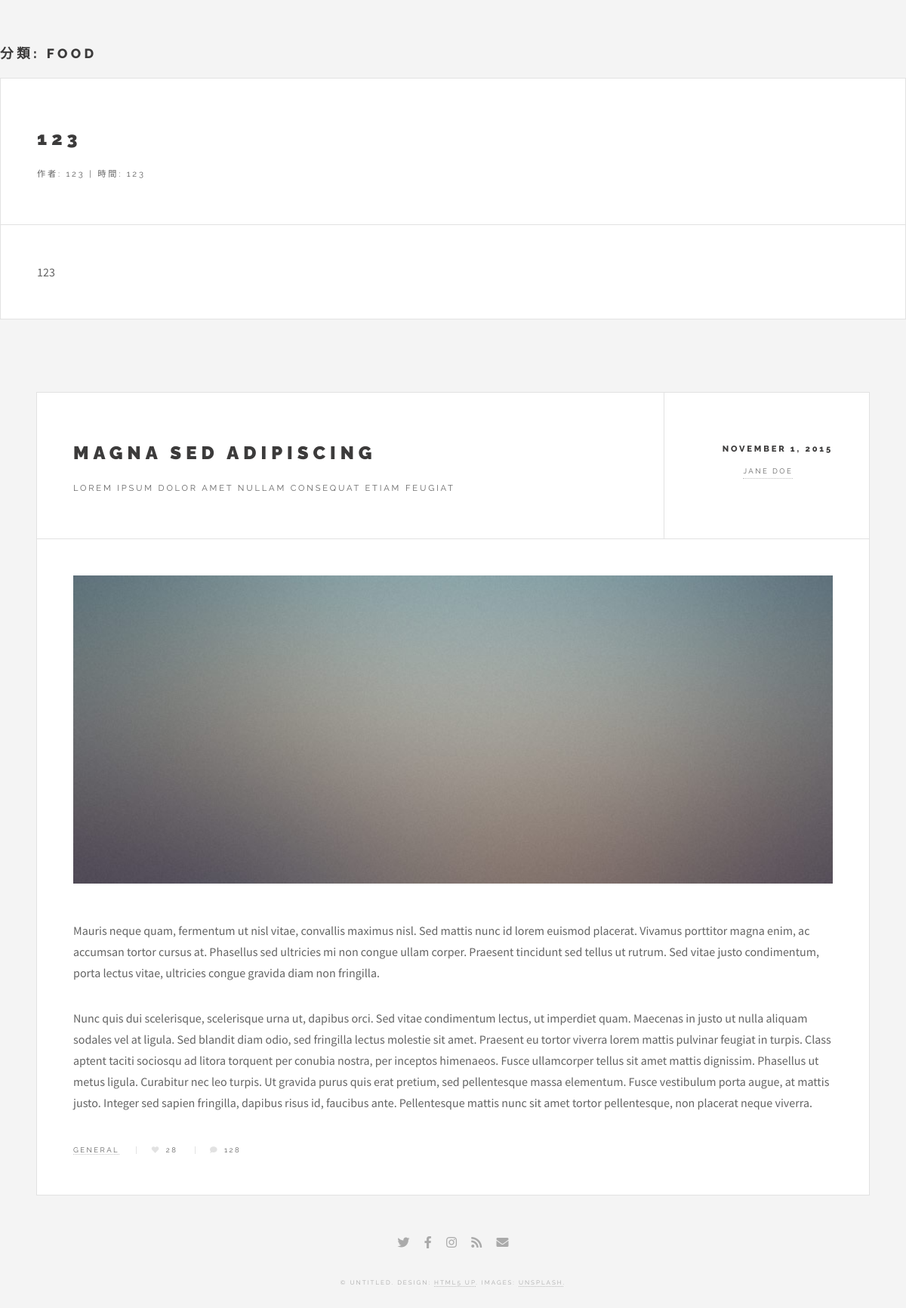
Page /category/Food on the committed database.
### tables this page shows
CREATE TABLE data (title TEXT NOT NULL, content TEXT NOT NULL, author TEXT NOT NULL, time TEXT NOT NULL, category TEXT NOT NULL);

### main.py (the view)
@app.route('/category/<string:category_name>')
def category_posts(category_name):
    articles = get_articles_by_category(category_name)
    return render_template('single.html', category=category_name, articles=articles)

### main.py (called while the page is built)
def get_articles_by_category(category_name):
    conn = sqlite3.connect(DB_PATH)
    cursor = conn.cursor()
    query = 'SELECT title, content, author, time, category FROM data WHERE category = ? ORDER BY time DESC'
    cursor.execute(query, (category_name,))
    articles = cursor.fetchall()
    conn.close()
    return articles

### templates/single.html (shortened to what this page needs)
<!DOCTYPE HTML>
<html>
	<head>
		<link rel="stylesheet" href="{{ url_for('static', filename='assets/css/main.css') }}" />
	</head>
	<body class="single is-preload">
		<div id="main">
        	<h2>分類: {{ category }}</h2>
        	{% if articles %}
            	{% for article in articles %}
                <article class="post">
                    <header>
                        <div class="title">
                            <h2>{{ article[0] }}</h2>
                            <p>作者: {{ article[2] }} | 時間: {{ article[3] }}</p>
                        </div>
                    </header>
                    <p>{{ article[1] | safe }}</p>
                </article>
            {% endfor %}
        	{% else %}
            	<p>此分類下目前沒有文章。</p>
        	{% endif %}
    	</div>
			<div id="wrapper">
					<div id="main">
							<article class="post">
								<header>
									<div class="title">
										<h2><a href="#">Magna sed adipiscing</a></h2>
										<p>Lorem ipsum dolor amet nullam consequat etiam feugiat</p>
									</div>
									<div class="meta">
										<time class="published" datetime="2015-11-01">November 1, 2015</time>
										<a href="#" class="author"><span class="name">Jane Doe</span><img src="images/avatar.jpg" alt="" /></a>
									</div>
								</header>
								<span class="image featured"><img src="images/pic01.jpg" alt="" /></span>
								<p>Mauris neque quam, fermentum ut nisl vitae, convallis maximus nisl. Sed mattis nunc id lorem euismod placerat. Vivamus porttitor magna enim, ac accumsan tortor cursus at. Phasellus sed ultricies mi non congue ullam corper. Praesent tincidunt sed tellus ut rutrum. Sed vitae justo condimentum, porta lectus vitae, ultricies congue gravida diam non fringilla.</p>
								<p>Nunc quis dui scelerisque, scelerisque urna ut, dapibus orci. Sed vitae condimentum lectus, ut imperdiet quam. Maecenas in justo ut nulla aliquam sodales vel at ligula. Sed blandit diam odio, sed fringilla lectus molestie sit amet. Praesent eu tortor viverra lorem mattis pulvinar feugiat in turpis. Class aptent taciti sociosqu ad litora torquent per conubia nostra, per inceptos himenaeos. Fusce ullamcorper tellus sit amet mattis dignissim. Phasellus ut metus ligula. Curabitur nec leo turpis. Ut gravida purus quis erat pretium, sed pellentesque massa elementum. Fusce vestibulum porta augue, at mattis justo. Integer sed sapien fringilla, dapibus risus id, faucibus ante. Pellentesque mattis nunc sit amet tortor pellentesque, non placerat neque viverra. </p>
								<footer>
									<ul class="stats">
										<li><a href="#">General</a></li>
										<li><a href="#" class="icon solid fa-heart">28</a></li>
										<li><a href="#" class="icon solid fa-comment">128</a></li>
									</ul>
								</footer>
							</article>
					</div>
					<section id="footer">
						<ul class="icons">
							<li><a href="#" class="icon brands fa-twitter"><span class="label">Twitter</span></a></li>
							<li><a href="#" class="icon brands fa-facebook-f"><span class="label">Facebook</span></a></li>
							<li><a href="#" class="icon brands fa-instagram"><span class="label">Instagram</span></a></li>
							<li><a href="#" class="icon solid fa-rss"><span class="label">RSS</span></a></li>
							<li><a href="#" class="icon solid fa-envelope"><span class="label">Email</span></a></li>
						</ul>
						<p class="copyright">&copy; Untitled. Design: <a href="http://html5up.net">HTML5 UP</a>. Images: <a href="http://unsplash.com">Unsplash</a>.</p>
					</section>
			</div>
	</body>
</html>

### rows in the picture
data: category "FOOD", title "123", author "123", time "123", content "123"
